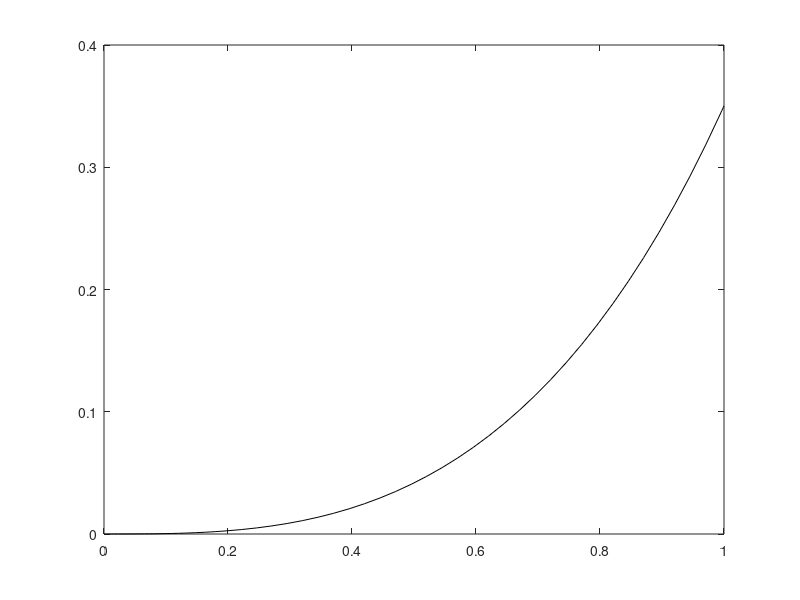

The MATLAB script that drew this image:
function ch2ex1
[t,y] = ode45(@f,[0,1],0);
%plot(t,y);
plot(t,y,'-k');
%print -depsc ch2fig1
%==============================
function dydt = f(t,y)
dydt = y(1)^2 + t^2;
